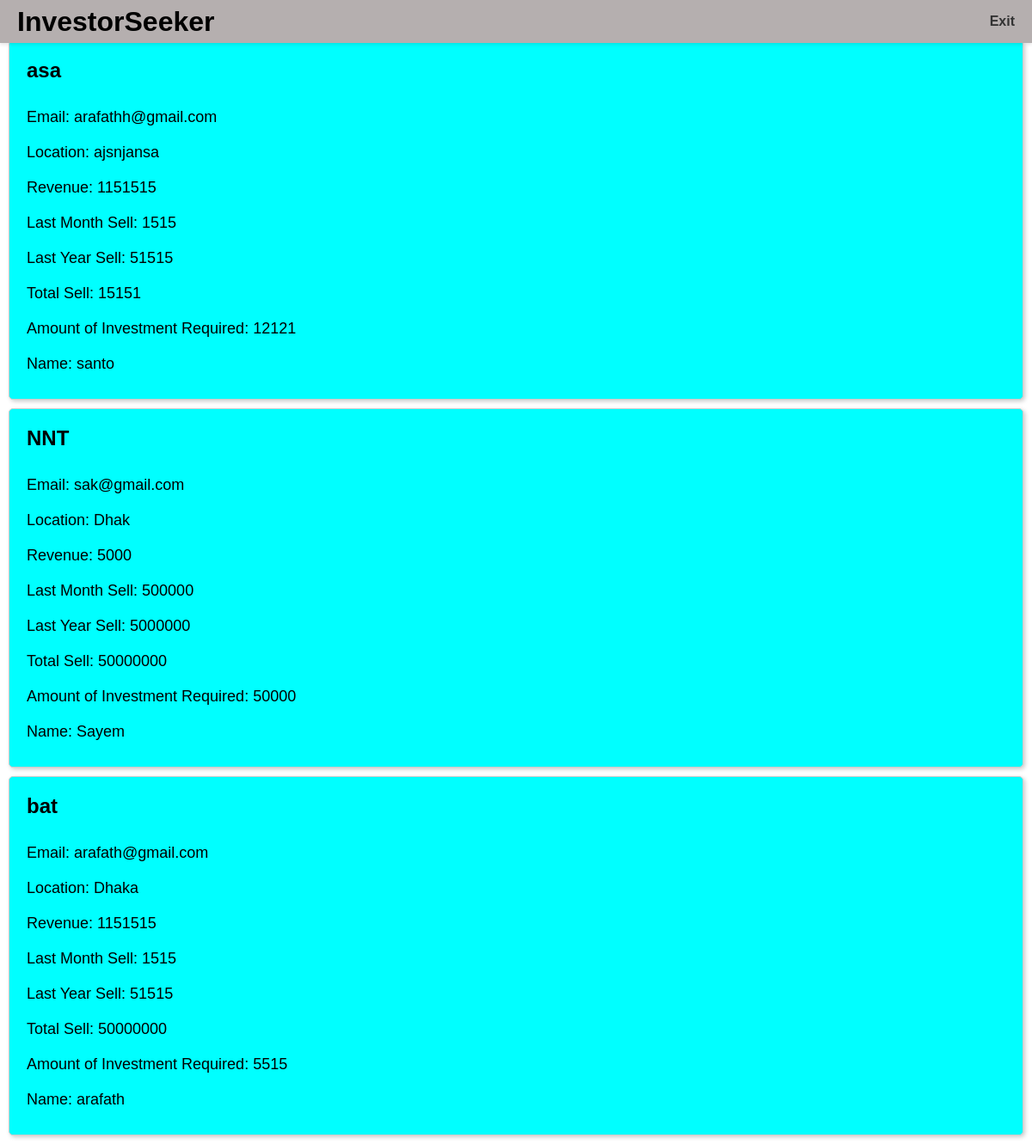
The page /Entrepreneur/entCard.php on the database its author committed.
### tables this page shows
CREATE TABLE `entcardinfo` (
  `id` int(11) NOT NULL,
  `companyName` varchar(255) NOT NULL,
  `email` varchar(255) NOT NULL,
  `location` varchar(255) NOT NULL,
  `revenue` int(255) NOT NULL,
  `lastMSell` int(255) NOT NULL,
  `lastYSell` int(255) NOT NULL,
  `totalSell` int(255) NOT NULL,
  `amountofInvestmentRequired` int(255) NOT NULL,
  `name` varchar(255) NOT NULL
);

### Entrepreneur/entCard.php (the view, shortened to what this page needs)
<head><meta http-equiv="Content-Type" content="text/html; charset=UTF-8">
            <link rel="stylesheet" href="all_css/get_investment1.css">
            <link rel="stylesheet" href="https://cdnjs.cloudflare.com/ajax/libs/font-awesome/6.4.0/css/all.min.css" />
    </head>
<header>
            <div class="logo-container">
              <h1>Investor<span>Seeker</span></h1>
            </div>
            <div class="exit-container">
              <a href="investor_showProfile_first_Get_start.php">Exit</a>
            </div>
          </header>
<?php
$connnection = mysqli_connect('localhost','root','','project_investor_seeker_db');
$result = mysqli_query($connnection, "SELECT * FROM entcardinfo");
$cardHtml = '';
while($row = mysqli_fetch_assoc($result)){
    $cardHtml .= '<div class="card">
                    <h3>' . $row['companyName'] . '</h3>
                    <ul>
                        <li>Email: ' . $row['email'] . '</li>
                        <li>Location: ' . $row['location'] . '</li>
                        <li>Revenue: ' . $row['revenue'] . '</li>
                        <li>Last Month Sell: ' . $row['lastMSell'] . '</li>
                        <li>Last Year Sell: ' . $row['lastYSell'] . '</li>
                        <li>Total Sell: ' . $row['totalSell'] . '</li>
                        <li>Amount of Investment Required: ' . $row['amountofInvestmentRequired'] . '</li>
                        <li>Name: ' . $row['name'] . '</li>
                    </ul>
                  </div>';
}
?>
<!DOCTYPE html>
<html>
<head>
</head>
<body>
    <h1>Dynamic Cards Example</h1>
    <?php echo $cardHtml; ?>
</body>
</html>

### Entrepreneur/all_css/get_investment1.css (style rules this page uses)
* { margin: 0; padding: 0; box-sizing: border-box; font-family: 'Ubuntu',sans-serif; }
:root { --blue:#287bff; --white:#fff; --grey:#f5f5f5; --black1:#222; --black2:#999; }
body { overflow-x: hidden; }
header { position: fixed; display: flex; align-items: center; justify-content: space-between; background-color: #b5afaf; padding: 20px; height: 50px; width: 100%; box-shadow: 0px 2px 4px rgba(0, 0, 0, 0.1); }
.exit-container a { color: #333; text-decoration: none; font-weight: bold; }

### Entrepreneur/entCard.php (style rules this page uses)
.card { background-color: cyan; border: 1px solid #ccc; border-radius: 5px; margin: 10px; padding: 20px; box-shadow: 2px 2px 5px #ccc; display: flex; flex-direction: column; justify-content: space-between; align-items: flex-start; }
h3 { margin: 0; font-size: 24px; font-weight: bold; text-align: center; margin-bottom: 20px; }
ul { list-style: none; margin: 0; padding: 0; display: flex; flex-direction: column; justify-content: center; align-items: flex-start; }
li { margin: 10px 0; font-size: 18px; }

### rows shown on the page
entcardinfo: companyName "asa", email "arafathh@gmail.com", location "ajsnjansa", revenue "1151515", lastMSell "1515", lastYSell "51515", totalSell "15151", amountofInvestmentRequired "12121", name "santo"
entcardinfo: companyName "NNT", email "sak@gmail.com", location "Dhak", revenue "5000", lastMSell "500000", lastYSell "5000000", totalSell "50000000", amountofInvestmentRequired "50000", name "Sayem"
entcardinfo: companyName "bat", email "arafath@gmail.com", location "Dhaka", revenue "1151515", lastMSell "1515", lastYSell "51515", totalSell "50000000", amountofInvestmentRequired "5515", name "arafath"
